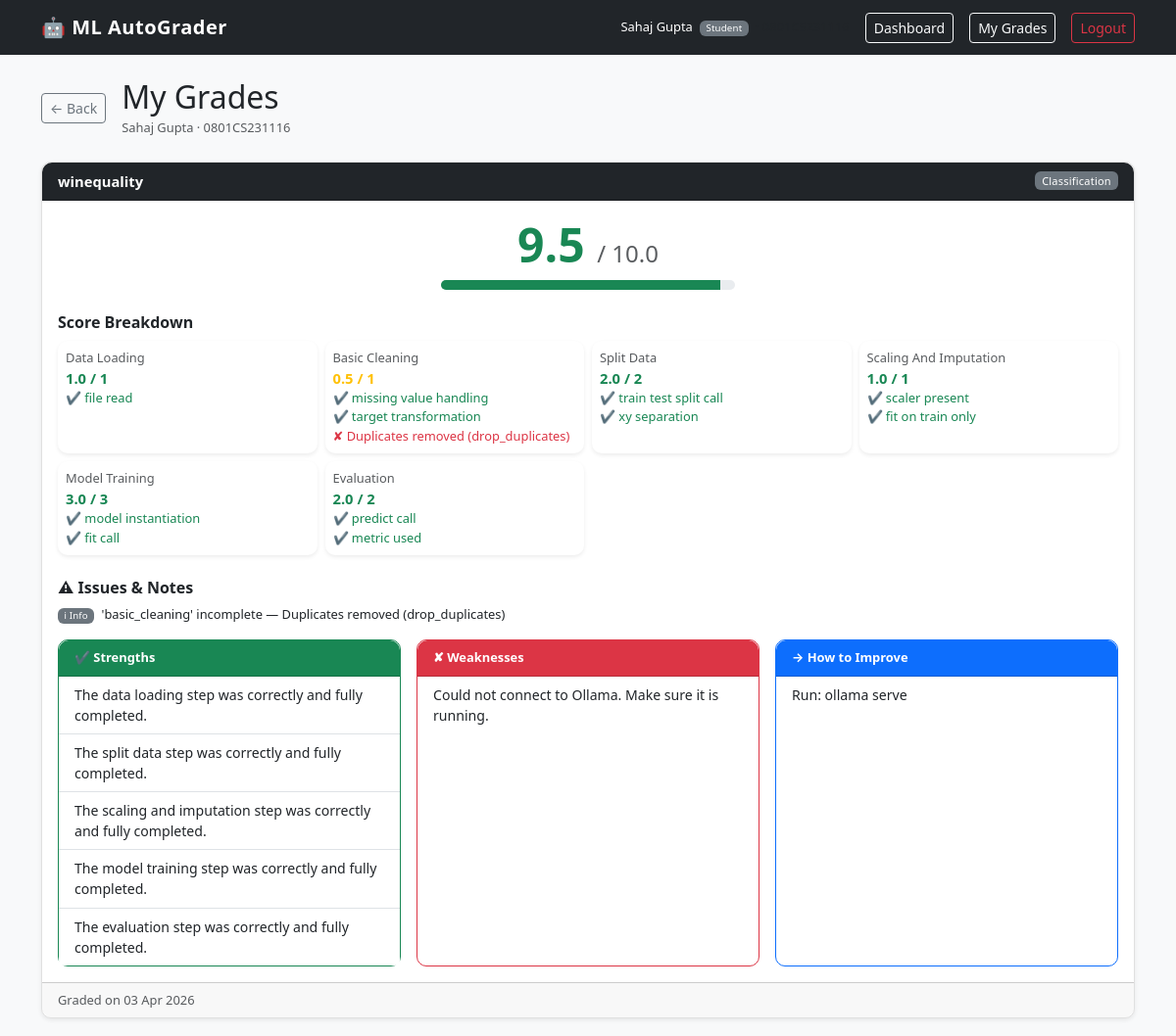
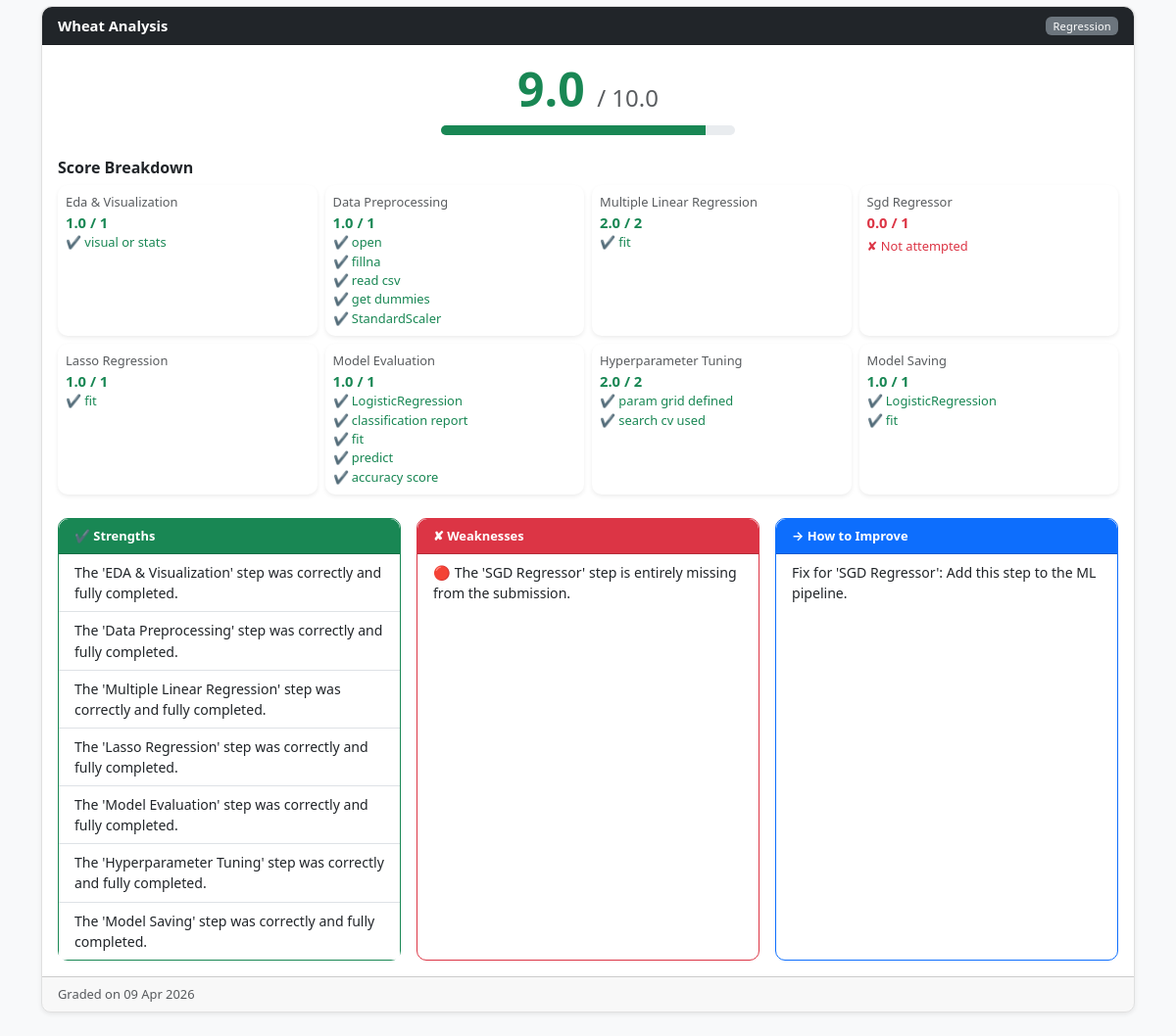
The app's page /student/my_grades (signed in) with its own data (2 pictures, top to bottom).
### models.py (models this page shows, shortened)
class User(db.Model, UserMixin):
    __tablename__ = "user"
    id            = db.Column(db.Integer, primary_key=True)
    name          = db.Column(db.String(100), nullable=False)
    email         = db.Column(db.String(120), unique=True, nullable=False)
    password      = db.Column(db.String(200), nullable=False)
    role          = db.Column(db.String(20), nullable=False)
    status        = db.Column(db.String(20), nullable=True, default="approved")
    enrollment_no = db.Column(db.String(50), unique=True, nullable=True)
    branch        = db.Column(db.String(50), nullable=True)
    batch         = db.Column(db.String(50), nullable=True)
    assignments   = db.relationship("Assignment", backref="creator", lazy=True)
    submissions   = db.relationship("Submission", backref="student",  lazy=True)

class Submission(db.Model):
    __tablename__ = "submission"
    id            = db.Column(db.Integer, primary_key=True)
    student_id    = db.Column(db.Integer, db.ForeignKey("user.id"),         nullable=False)
    assignment_id = db.Column(db.Integer, db.ForeignKey("assignment.id"),   nullable=False)
    file_path     = db.Column(db.String(300), nullable=False)
    status        = db.Column(db.String(30), default="submitted")
    score         = db.Column(db.Float,  nullable=True)
    max_score     = db.Column(db.Float,  nullable=True)
    result_json   = db.Column(db.Text, nullable=True)
    released      = db.Column(db.Boolean, default=False)
    submitted_at  = db.Column(db.DateTime, default=datetime.utcnow)
    graded_at     = db.Column(db.DateTime, nullable=True)
    @property
    def result(self):
        if self.result_json:
            return json.loads(self.result_json)
        return {}
    @property
    def feedback(self):
        return self.result.get("feedback", {})
    @property
    def scores_breakdown(self):
        return self.result.get("final_scores", {})
    @property
    def penalties(self):
        return self.result.get("system_penalties", [])

class Assignment(db.Model):
    __tablename__ = "assignment"
    id           = db.Column(db.Integer, primary_key=True)
    title        = db.Column(db.String(200), nullable=False)
    description  = db.Column(db.Text,        nullable=False)
    due_date     = db.Column(db.String(50),  nullable=False)
    task_type    = db.Column(db.String(50),  nullable=False)
    rubric_json  = db.Column(db.Text, nullable=False)
    dataset_path = db.Column(db.String(300), nullable=True)
    teacher_id   = db.Column(db.Integer, db.ForeignKey("user.id"), nullable=False)
    grading_status = db.Column(db.String(30), default="pending")
    created_at   = db.Column(db.DateTime, default=datetime.utcnow)
    submissions  = db.relationship("Submission", backref="assignment", lazy=True)
    @property
    def rubric(self):
        return json.loads(self.rubric_json)

### app.py (the view)
@app.route("/student/my_grades")
@login_required
def my_grades():
    if current_user.role != "student":
        return "Access denied", 403
    graded_submissions = Submission.query.filter_by(
        student_id = current_user.id,
        status     = "graded",
        released   = True,
    ).all()
    return render_template(
        "student/my_grades.html",
        submissions = graded_submissions,
    )

### app.py (called while the page is built)
@login_manager.user_loader
def load_user(user_id):
    return User.query.get(int(user_id))

### templates/student/my_grades.html (shortened to what this page needs)
{% extends 'base.html' %}
{% block content %}
<div class="d-flex align-items-center gap-3 mb-4">
    <a href="{{ url_for('student_dashboard') }}" class="btn btn-outline-secondary btn-sm">← Back</a>
    <div>
        <h2 class="mb-0">My Grades</h2>
        <small class="text-muted">{{ current_user.name }} · {{ current_user.enrollment_no }}</small>
    </div>
</div>
{% if submissions %}
    {% for sub in submissions %}
    <div class="card mb-4 shadow-sm">
        <div class="card-header bg-dark text-white d-flex justify-content-between align-items-center">
            <strong>{{ sub.assignment.title }}</strong>
            <span class="badge bg-secondary">{{ sub.assignment.task_type }}</span>
        </div>
        <div class="card-body">
            <div class="text-center mb-4">
                {% set pct = ((sub.score / sub.max_score) * 100) if sub.max_score else 0 %}
                <h1 class="display-4 fw-bold {% if pct >= 75 %}text-success{% elif pct >= 50 %}text-warning{% else %}text-danger{% endif %}">
                    {{ sub.score }}
                    <small class="fs-4 text-muted fw-normal">/ {{ sub.max_score }}</small>
                </h1>
                <div class="progress mx-auto mt-2" style="height:10px; max-width:300px">
                    <div class="progress-bar {% if pct >= 75 %}bg-success{% elif pct >= 50 %}bg-warning{% else %}bg-danger{% endif %}"
                         style="width:{{ pct|round }}%"></div>
                </div>
            </div>
            <h6 class="fw-bold mb-2">Score Breakdown</h6>
            <div class="row g-2 mb-4">
                {% for step, pts in sub.scores_breakdown.items() %}
                {% set max_pts = sub.assignment.rubric.get(step, {}).get('points', 0) %}
                {% set detail  = sub.result.get('step_detail', {}).get(step, {}) %}
                <div class="col-6 col-md-4 col-lg-3">
                    <div class="card border-0 shadow-sm p-2 h-100">
                        <small class="text-muted">{{ step.replace('_',' ') | title }}</small>
                        <strong class="{% if pts == max_pts %}text-success{% elif pts == 0 %}text-danger{% else %}text-warning{% endif %}">
                            {{ pts }} / {{ max_pts }}
                        </strong>
                        {% set is_missed = step in sub.result.get('missed_steps', []) %}
                        {% if is_missed %}
                        <small class="text-danger d-block mt-1">✘ Not attempted</small>
                        {% else %}
                        {% if detail.get('completed_subtasks') %}
                            {% for done in detail.completed_subtasks %}
                            <small class="text-success d-block">✔ {{ done.replace('_',' ') }}</small>
                            {% endfor %}
                        {% endif %}
                        {% if detail.get('missed_subtasks') %}
                            {% for miss in detail.missed_subtasks %}
                            <small class="text-danger d-block">✘ {{ miss }}</small>
                            {% endfor %}
                        {% endif %}
                        {% endif %}
                    </div>
                </div>
                {% endfor %}
            </div>
            {% set real_penalties = sub.penalties %}
            {% if real_penalties %}
            <div class="mb-3">
                <h6 class="fw-bold">⚠ Issues &amp; Notes</h6>
                <ul class="list-unstyled">
                    {% for p in real_penalties %}
                    <li class="small mb-1">
                        {% if p.severity == 'critical' %}
                            <span class="badge bg-danger me-1">🔴 Critical</span>
                        {% elif p.severity == 'major' %}
                            <span class="badge bg-warning text-dark me-1">🟡 Major</span>
                        {% else %}
                            <span class="badge bg-secondary me-1">ℹ Info</span>
                        {% endif %}
                        {{ p.message }}
                    </li>
                    {% endfor %}
                </ul>
            </div>
            {% endif %}
            <div class="row g-3">
                {% if sub.feedback.get('strengths') %}
                <div class="col-md-4">
                    <div class="card border-success h-100">
                        <div class="card-header bg-success text-white fw-bold small">✔ Strengths</div>
                        <ul class="list-group list-group-flush">
                            {% for s in sub.feedback.get('strengths',[]) %}
                            <li class="list-group-item small">{{ s }}</li>
                            {% endfor %}
                        </ul>
                    </div>
                </div>
                {% endif %}
                {% if sub.feedback.get('weaknesses') %}
                <div class="col-md-4">
                    <div class="card border-danger h-100">
                        <div class="card-header bg-danger text-white fw-bold small">✘ Weaknesses</div>
                        <ul class="list-group list-group-flush">
                            {% for w in sub.feedback.get('weaknesses',[]) %}
                            <li class="list-group-item small">{{ w }}</li>
                            {% endfor %}
                        </ul>
                    </div>
                </div>
                {% endif %}
                {% if sub.feedback.get('improvements') %}
                <div class="col-md-4">
                    <div class="card border-primary h-100">
                        <div class="card-header bg-primary text-white fw-bold small">→ How to Improve</div>
                        <ul class="list-group list-group-flush">
                            {% for i in sub.feedback.get('improvements',[]) %}
                            <li class="list-group-item small">{{ i }}</li>
                            {% endfor %}
                        </ul>
                    </div>
                </div>
                {% endif %}
            </div>
        </div>
        <div class="card-footer text-muted small">
            Graded on {{ sub.graded_at.strftime('%d %b %Y') if sub.graded_at else '—' }}
        </div>
    </div>
    {% endfor %}
{% else %}
<div class="text-center py-5 text-muted">
    <h5>No graded results yet.</h5>
    <p>Results will appear here once your teacher grades all submissions.</p>
    <a href="{{ url_for('student_dashboard') }}" class="btn btn-outline-dark mt-2">Go to Assignments</a>
</div>
{% endif %}
{% endblock %}

### templates/base.html (shortened to what this page needs)
<!DOCTYPE html>
<html lang="en">
<head>
    <link href="https://cdn.jsdelivr.net/npm/bootstrap@5.3.0/dist/css/bootstrap.min.css" rel="stylesheet">
    <link href="{{ url_for('static', filename='css/style.css') }}" rel="stylesheet">
</head>
<body class="bg-light">
<nav class="navbar navbar-expand-lg navbar-dark bg-dark mb-4">
    <div class="container">
        <a class="navbar-brand fw-bold" href="#">🤖 ML AutoGrader</a>
        <div class="d-flex align-items-center gap-3">
            {% if current_user.is_authenticated %}
                <span class="text-white small">
                    {{ current_user.name }}
                    <span class="badge bg-secondary ms-1">{{ current_user.role | title }}</span>
                    {% if current_user.role == 'student' %}
                        <span class="text-muted ms-1">· {{ current_user.enrollment_no }}</span>
                    {% endif %}
                </span>
                {% if current_user.role == 'student' %}
                    <a href="{{ url_for('student_dashboard') }}" class="btn btn-outline-light btn-sm">Dashboard</a>
                    <a href="{{ url_for('my_grades') }}" class="btn btn-outline-light btn-sm">My Grades</a>
                {% elif current_user.role == 'teacher' %}
                    <a href="{{ url_for('teacher_dashboard') }}" class="btn btn-outline-light btn-sm">Dashboard</a>
                    <a href="{{ url_for('create_assignment') }}" class="btn btn-outline-light btn-sm">+ Assignment</a>
                {% elif current_user.role == 'admin' %}
                    <a href="{{ url_for('admin_dashboard') }}" class="btn btn-outline-light btn-sm">Admin Panel</a>
                {% endif %}
                <a href="{{ url_for('logout') }}" class="btn btn-outline-danger btn-sm">Logout</a>
            {% endif %}
        </div>
    </div>
</nav>
<div class="container">
    {% block content %}{% endblock %}
</div>
</body>
</html>

### static/css/style.css (style rules this page uses)
body { font-size: 0.92rem; }
.navbar-brand { letter-spacing: 0.5px; }
.card { border-radius: 10px; border: 1px solid #e0e0e0; }
.card-header { border-radius: 10px 10px 0 0 !important; }
.badge { font-weight: 500; letter-spacing: 0.2px; }
.progress { border-radius: 10px; background: #e9ecef; }
.list-group-item { font-size: 0.88rem; line-height: 1.5; }
.display-4 { font-size: 3rem; }
.card .card-footer { border-radius: 0 0 10px 10px !important; }

### records on screen
User: name "Sahaj Gupta", role "Student", enrollment_no "0801CS231116"
Submission: assignment "winequality", assignment.task_type "Classification", score "9.5", max_score "10.0", {{ pct|round }} 95.0 (drawn), replace "Data Loading" "Basic Cleaning" "Split Data" "Scaling And Imputation" "Model Training" "Evaluation", scores_breakdown "1.0" "0.5" "2.0" "1.0" "3.0" "2.0", scores_breakdown "1" "1" "2" "1" "3" "2", replace "file read" "missing value handling" "target transformation" "train test split call" "xy separation" "scaler present" "fit on train only" "model instantiation" "fit call" "predict call" "metric used", missed_subtasks "Duplicates removed (drop_duplicates)", message "'basic_cleaning' incomplete — Duplicates removed (drop_duplicates)", s "The data loading step was correctly and fully completed." "The split data step was correctly and fully completed." "The scaling and imputation step was correctly and fully completed." "The model training step was correctly and fully completed." "The evaluation step was correctly and fully completed.", w "Could not connect to Ollama. Make sure it is running.", i "Run: ollama serve", graded_at "03 Apr 2026"
Submission: assignment "Wheat Analysis", assignment.task_type "Regression", score "9.0", max_score "10.0", {{ pct|round }} 90.0 (drawn), replace "Eda & Visualization" "Data Preprocessing" "Multiple Linear Regression" "Sgd Regressor" "Lasso Regression" "Model Evaluation" "Hyperparameter Tuning" "Model Saving", scores_breakdown "1.0" "1.0" "2.0" "0.0" "1.0" "1.0" "2.0" "1.0", scores_breakdown "1" "1" "2" "1" "1" "1" "2" "1", replace "visual or stats" "open" "fillna" "read csv" "get dummies" "StandardScaler" "fit" "fit" "LogisticRegression" "classification report" "fit" "predict" "accuracy score" "param grid defined" "search cv used" "LogisticRegression" "fit", s "The 'EDA & Visualization' step was correctly and fully completed." "The 'Data Preprocessing' step was correctly and fully completed." "The 'Multiple Linear Regression' step was correctly and fully completed." "The 'Lasso Regression' step was correctly and fully completed." "The 'Model Evaluation' step was correctly and fully completed." "The 'Hyperparameter Tuning' step was correctly and fully completed." "The 'Model Saving' step was correctly and fully completed.", w "🔴 The 'SGD Regressor' step is entirely missing from the submission.", i "Fix for 'SGD Regressor': Add this step to the ML pipeline.", graded_at "09 Apr 2026"
